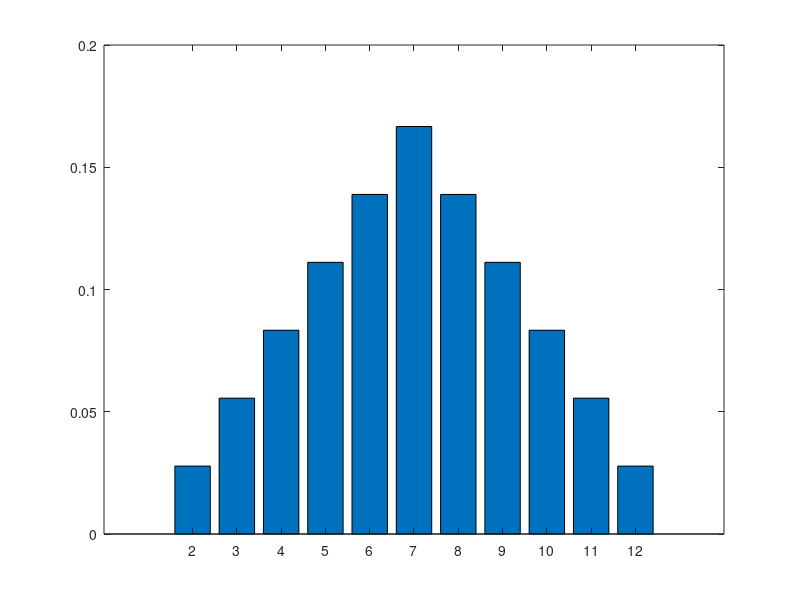

This figure's MATLAB source:
% Public domain.
loi_de_X = 1/6*ones(1,6);
loi_de_Y = loi_de_X;
loi_des_deux = conv(loi_de_X, loi_de_Y);
bar(2:12, loi_des_deux);
